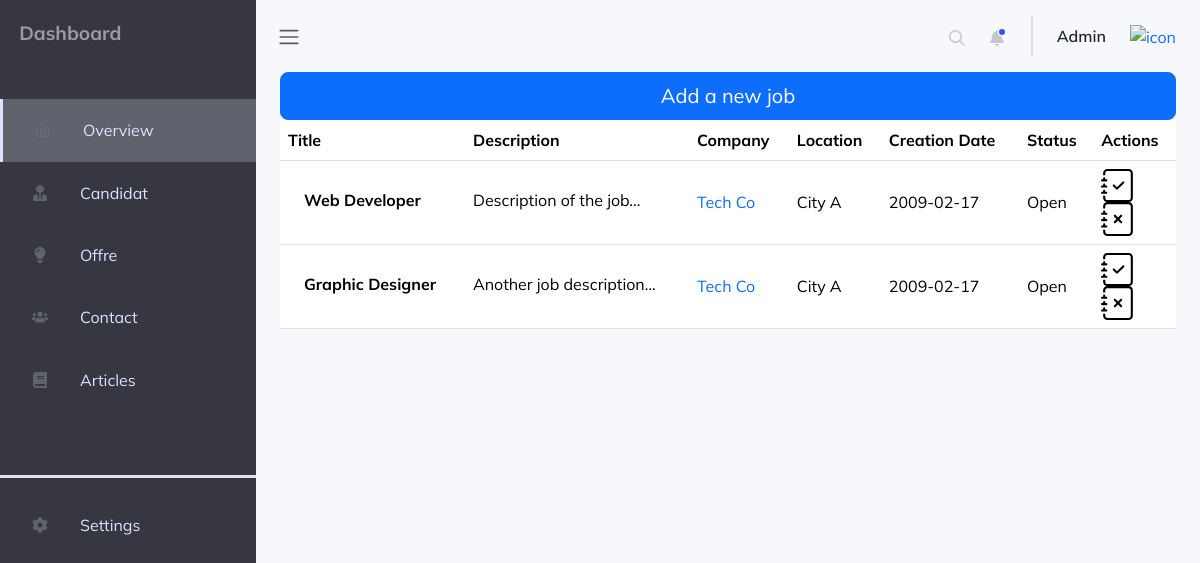
The page /dashboard/offre.php on the database its author committed.
### tables this page shows
CREATE TABLE `jobs` (
  `job_id` int NOT NULL,
  `title` varchar(100) NOT NULL,
  `description` text,
  `company` varchar(100) DEFAULT NULL,
  `location` varchar(50) DEFAULT NULL,
  `status` enum('Open','Closed') DEFAULT 'Open',
  `date_created` date DEFAULT NULL,
  `image_path` varchar(255) NOT NULL,
  `user_id` int DEFAULT NULL
);

### controler.php (called while the page is built, shortened)
<?php
require 'conn.php';
require 'model.php';
$jobdisplay = new Job_crud($conn);
$jobs = $jobdisplay->readAll();
?>

### model.php (called while the page is built, shortened)
<?php
class Job_crud{
    private $connection;
    public function __construct($conn){
        $this->connection = $conn;
    }
    public function readAll() {
        $query = "SELECT * FROM `jobs`";
        $stmt = $this->connection->prepare($query);
        $stmt->execute();
        $result = $stmt->get_result();
        $jobs = $result->fetch_all(MYSQLI_ASSOC);
        return $jobs;
    }
}

### dashboard/offre.php (the view, shortened to what this page needs)
<?php
require '../controler.php';
?>
<!DOCTYPE html>
<html lang="en">
<head>
    <link rel="stylesheet" href="dashboard.css">
    <link href="https://cdn.jsdelivr.net/npm/bootstrap@5.3.2/dist/css/bootstrap.min.css" rel="stylesheet"
>
    </head>
<body>
    <div class="wrapper">
        <aside id="sidebar" class="side">
            <div class="h-100">
                <div class="sidebar_logo d-flex align-items-end">
                    <a href="#" class="nav-link text-white-50">Dashboard</a>
                </div>
                <ul class="sidebar_nav">
                    <li class="sidebar_item active" style="width: 100%;">
                        <a href="dashboard.php" class="sidebar_link"> <img src="img/1. overview.svg" alt="icon">Overview</a>
                    </li>
                    <li class="sidebar_item">
                        <a href="candidat.php" class="sidebar_link"> <img src="img/agents.svg" alt="icon">Candidat</a>
                    </li>
                    <li class="sidebar_item">
                        <a href="offre.php" class="sidebar_link"> <img src="img/task.svg" alt="icon">Offre</a>
                    </li>
                    <li class="sidebar_item">
                        <a href="contact.php" class="sidebar_link"><img src="img/agent.svg" alt="icon">Contact</a>
                    </li>
                    <li class="sidebar_item">
                        <a href="#" class="sidebar_link"><img src="img/articles.svg" alt="icon">Articles</a>
                    </li>
                </ul>
                <div class="line"></div>
                <a href="#" class="sidebar_link"><img src="img/settings.svg" alt="">Settings</a>
            </div>
        </aside>
        <div class="main">
            <nav class="navbar justify-content-space-between pe-4 ps-2">
                <button class="btn open">
                    <span class="navbar-toggler-icon"></span>
                </button>
                <div class="navbar  gap-4">
                    <div class="">
                        <img class="search_icon" src="img/search.svg" alt="iconicon">
                    </div>
                    <img class="notification" src="img/new.svg" alt="icon">
                    <div class="inline"></div>
                    <div class="name"> Admin</div>
                    <ul class="navbar-nav">
                        <li class="nav-item dropdown">
                            <a href="#" class="nav-icon pe-md-0 position-relative" data-bs-toggle="dropdown">
                                <img src="img/photo_admin.svg" alt="icon">
                            </a>
                        </li>
                    </ul>
                </div>
            </nav>
            <section class="px-4 main">
                <button type="button" class="btn btn-primary btn-lg" data-bs-toggle="modal" data-bs-target="#exampleModal" data-bs-whatever="@getbootstrap">Add a new job</button>
                <table class="agent table align-middle bg-white" style="min-width: 700px;">
                    <thead class="bg-light">
                        <tr>
                            <th>Title</th>
                            <th>Description</th>
                            <th>Company</th>
                            <th>Location</th>
                            <th>Creation Date</th>
                            <th>Status</th>
                            <th>Actions</th>
                        </tr>
                    </thead>
                    <tbody>
                        <?php
                        foreach ($jobs as $job) {
                        ?>
                        <tr class="freelancer">
                            <td>
                                <div class="d-flex align-items-center">
                                    <div class="ms-3">
                                        <p class="fw-bold mb-1 f_name"><?php echo $job['title']; ?></p>
                                    </div>
                                </div>
                            </td>
                            <td>
                                <p class="fw-normal mb-1 f_title"><?php echo $job['description']; ?></p>
                            </td>
                            <td>
                                <a href="#" class="f_status"><?php echo $job['company']; ?></a>
                            </td>
                            <td class="f_position"><?php echo $job['location']; ?></td>
                            <td class=""><?php echo $job['date_created']; ?></td>
                            <td class=""><?php echo $job['status']; ?></td>
                            <td class="">
                                    <a href="#editjobmodal<?php echo $job['job_id']?>" data-bs-toggle="modal"><img class="accept_task w-50" src="img/journal-check.svg" alt="icon"></a>
                                    <a href="../controler.php?jobid=<?= $job['job_id']?>"><img class="delet_user w-50" src="img/journal-x.svg" alt="icon"></a>
                            </td>
                        </tr>
                        <?php
                        }
                        ?>
                    </tbody>
                </table>
            </section>
        </div>
    </div>
</body>
</html>

### dashboard/dashboard.css (style rules this page uses)
body { font-family: 'Mulish', sans-serif !important; font-size: 0.9rem; opacity: 1; overflow-y: scroll; margin: 0; }
a { cursor: pointer; text-decoration: none !important; }
p { margin-bottom: auto !important; }
li { list-style: none; }
ul { padding-inline-start: 0 !important; }
.wrapper { display: flex; align-items: stretch; width: 100%; }
#sidebar { position: sticky; top: 0; max-width: 16rem; min-width: 16rem; max-height: 100vh; background: #363740; transition: all 0.35s ease-in-out; overflow: hidden; }
.sidebar_logo { padding: 1.2rem; font-size: 1.2rem; font-weight: 700; margin-bottom: 2rem; }
.sidebar_nav { font-size: 1rem; }
a.sidebar_link { display: flex; padding: 1.2rem 2rem; color: #DDE2FF; align-items: center; gap: 2rem; }
.sidebar_item.active { background-color: #60626e; color: #DDE2FF; border-left: 3px solid; }
.line { width: 100%; border-top: solid #DFE0EB; margin-top: 4rem; margin-bottom: 1rem; }
.inline { height: 2.5rem; width: 0; border-left: 2px solid #DFE0EB; }
.name { font-weight: 600; line-height: 1.25rem; }
.main { display: flex; flex-direction: column; min-height: 100vh; min-width: 0; overflow: hidden; transition: all 0.35 ease-in-out; width: 100%; background: #F7F8FC; }
.agent { margin-right: 2rem; }
.search_icon { cursor: pointer; }
.notification { position: relative; cursor: pointer; }
.edit,.delet_user { cursor: pointer; }

### rows shown on the page
jobs: title "Web Developer", description "Description of the job...", company "Tech Co", location "City A", date_created "2009-02-17", status "Open"
jobs: title "Graphic Designer", description "Another job description...", company "Tech Co", location "City A", date_created "2009-02-17", status "Open"
